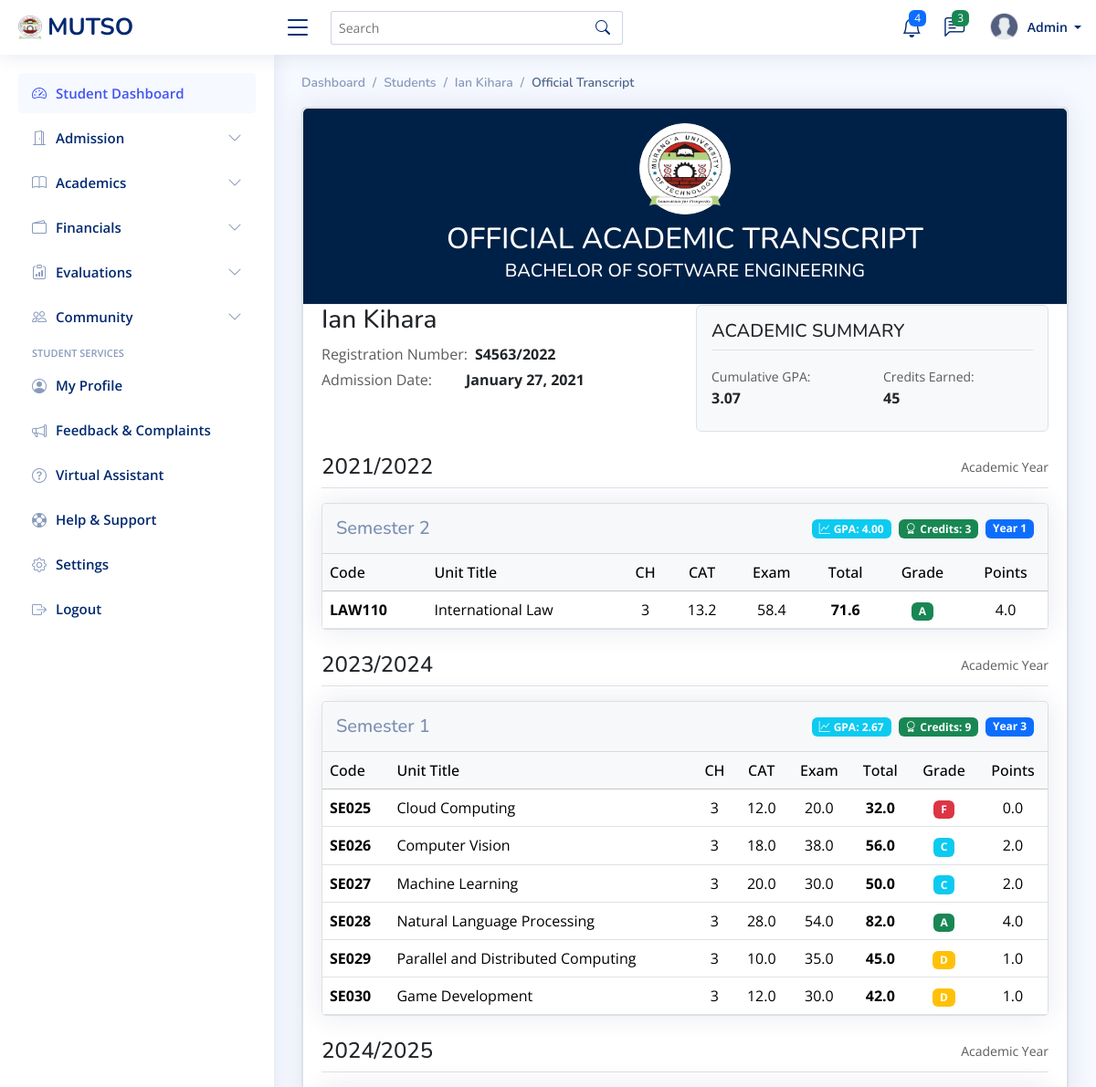
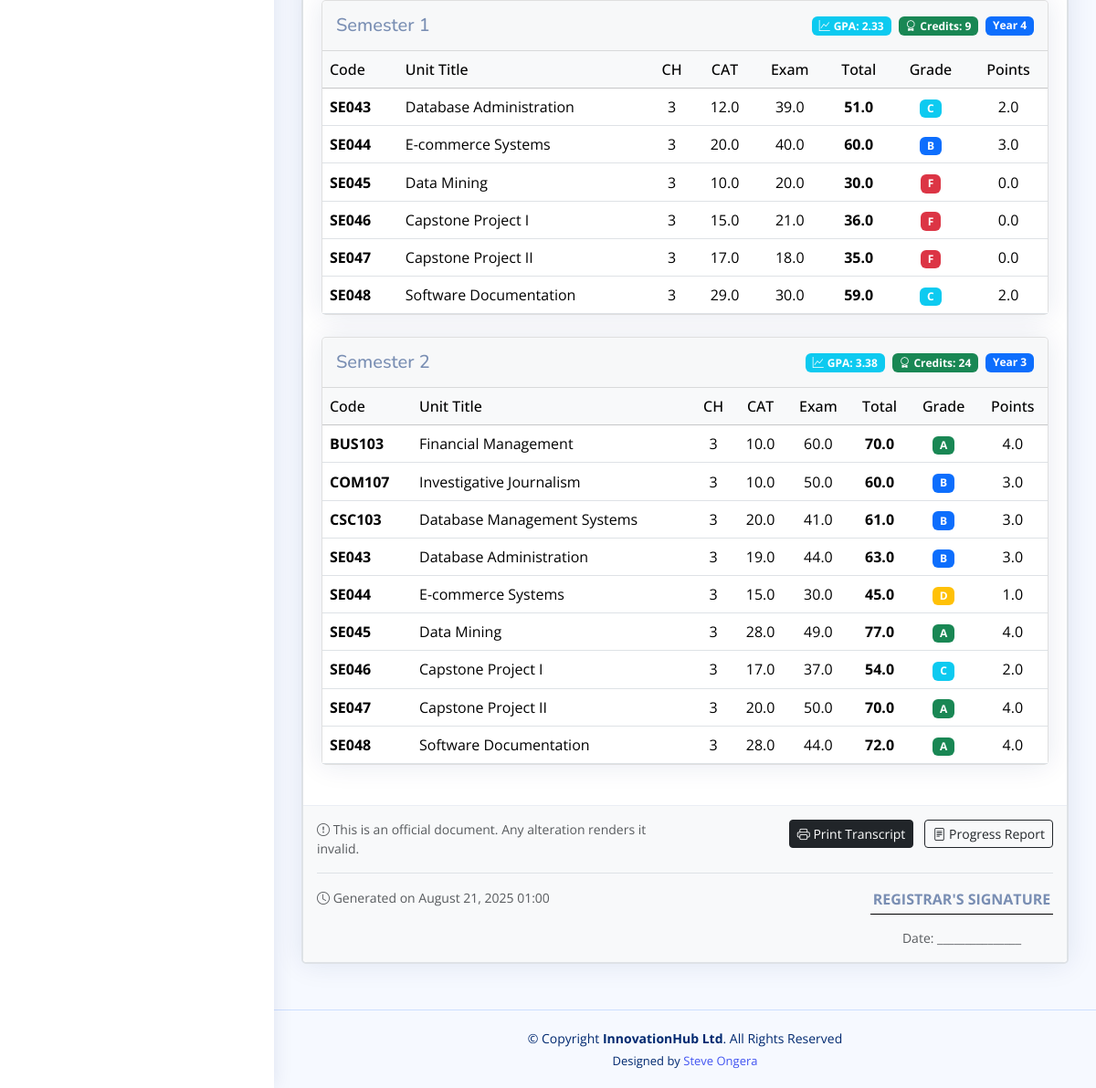
The app's page /student/116/transcript/ with its own data (2 pictures, top to bottom).
### students_portal/models.py (models this page shows, shortened)
class Programme(models.Model):
    name = models.CharField(max_length=200)
    code = models.CharField(max_length=20, unique=True)
    department = models.ForeignKey(Department, on_delete=models.CASCADE, related_name='programmes')
    duration_years = models.IntegerField()
    semesters_per_year = models.IntegerField(default=2)
    description = models.TextField(blank=True, null=True)

class Student(models.Model):
    registration_number = models.CharField(max_length=20, unique=True)
    first_name = models.CharField(max_length=100)
    last_name = models.CharField(max_length=100)
    middle_name = models.CharField(max_length=100, blank=True, null=True)
    id_number = models.CharField(max_length=20, blank=True, null=True)
    profile_picture = models.ImageField(upload_to='lecturer_profiles/', blank=True, null=True)
    programme = models.ForeignKey(Programme, on_delete=models.CASCADE, related_name='students')
    current_year = models.IntegerField()
    current_semester = models.IntegerField()
    date_of_admission = models.DateField()
    expected_graduation_date = models.DateField(blank=True, null=True)
    date_of_birth = models.DateField(blank=True, null=True)
    gender = models.CharField(max_length=10, choices=[
        ('M', 'Male'),
        ('F', 'Female'),
        ('O', 'Other')
    ], blank=True, null=True)
    email = models.EmailField(blank=True, null=True)
    phone_number = models.CharField(max_length=15, blank=True, null=True)
    religion = models.CharField(max_length=50, blank=True, null=True)
    county = models.CharField(max_length=50, blank=True, null=True)
    town = models.CharField(max_length=50, blank=True, null=True)
    postal_address = models.CharField(max_length=100, blank=True, null=True)
    postal_code = models.CharField(max_length=10, blank=True, null=True)
    parent_name = models.CharField(max_length=100, blank=True, null=True)
    parent_phone = models.CharField(max_length=15, blank=True, null=True)
    emergency_contact_name = models.CharField(max_length=100, blank=True, null=True)
    emergency_contact_relationship = models.CharField(max_length=50, blank=True, null=True)
    emergency_contact_phone = models.CharField(max_length=15, blank=True, null=True)
    is_active = models.BooleanField(default=True)
    status = models.CharField(max_length=20, choices=[
        ('active', 'Active'),
        ('inactive', 'Inactive'),
        ('graduated', 'Graduated'),
        ('deferred', 'Deferred'),
        ('suspended', 'Suspended'),
        ('transferred', 'Transferred'),
        ('withdrawn', 'Withdrawn')
    ], default='active')
    entry_mode = models.CharField(max_length=20, choices=[
        ('government_sponsored', 'Government-Sponsored'),
        ('self_sponsored', 'Self-Sponsored'),
        ('parallel', 'Parallel'),
        ('exchange', 'Exchange'),
        ('transfer', 'Transfer')
    ], default='government_sponsored')
    scholarship_info = models.TextField(blank=True, null=True)
    created_at = models.DateTimeField(auto_now_add=True)
    updated_at = models.DateTimeField(auto_now=True)
    def get_full_name(self):
        if self.middle_name:
            return f"{self.first_name} {self.middle_name} {self.last_name}"
        return f"{self.first_name} {self.last_name}"

class AcademicYear(models.Model):
    name = models.CharField(max_length=50)
    start_date = models.DateField()
    end_date = models.DateField()
    is_current = models.BooleanField(default=False)

class Unit(models.Model):
    name = models.CharField(max_length=200)
    code = models.CharField(max_length=20, unique=True)
    description = models.TextField(blank=True, null=True)
    credit_hours = models.IntegerField(default=3)
    is_core = models.BooleanField(default=True)

class StudentUnitGrade(models.Model):
    enrollment = models.OneToOneField(StudentEnrollment, on_delete=models.CASCADE, related_name='final_grade')
    cat_average = models.DecimalField(max_digits=5, decimal_places=2)
    exam_score = models.DecimalField(max_digits=5, decimal_places=2)
    total_score = models.DecimalField(max_digits=5, decimal_places=2, null=True, blank=True)
    grade = models.ForeignKey(GradeSystem, on_delete=models.PROTECT, related_name='student_grades', null=True, blank=True)
    is_pass = models.BooleanField(default=False)
    remarks = models.TextField(blank=True, null=True)

### students_portal/views.py (the view)
# urls.py: path('student/<int:student_id>/transcript/', views.student_official_transcript, name='student_transcript'),
def student_official_transcript(request, student_id):
    student = get_object_or_404(Student, pk=student_id)
    transcript = get_student_transcript(student)
    context = {
        'student': student,
        'transcript': transcript
    }
    return render(request, 'academics/official_transcript.html', context)

### templates/academics/official_transcript.html (shortened to what this page needs)
{% extends "base/base.html" %}
{% load static %}
{% block content %}
<div class="pagetitle">
    <nav>
        <ol class="breadcrumb">
            <li class="breadcrumb-item"><a href="{% url 'admin_dashboard' %}">Dashboard</a></li>
            <li class="breadcrumb-item"><a href="{% url 'database_students_list' %}">Students</a></li>
            <li class="breadcrumb-item"><a href="{% url 'student_detail' student.id %}">{{ transcript.student_info.name }}</a></li>
            <li class="breadcrumb-item active">Official Transcript</li>
        </ol>
    </nav>
</div>
<section class="section">
    <div class="row">
        <div class="col-lg-12">
            <div class="card official-transcript">
                <div class="card-header bg-university text-white py-3">
                    <div class="text-center">
                        <div class="university-seal mb-2 bg-white p-2 rounded-circle d-inline-flex justify-content-center align-items-center border border-light" style="width: 100px; height: 100px;">
                            <img src="{% static 'assets/img/logo.png' %}" alt="University Seal" height="80" class="img-fluid">
                        </div>
                        <h1 class="h2 mb-1">OFFICIAL ACADEMIC TRANSCRIPT</h1>
                        <h3 class="h5">{{ transcript.student_info.programme|upper }}</h3>
                    </div>
                </div>
                <div class="card-body">
                    <div class="student-info mb-4">
                        <div class="row">
                            <div class="col-md-6">
                                <div class="d-flex flex-column">
                                    <h3 class="mb-2">{{ transcript.student_info.name }}</h3>
                                    <div class="d-flex mb-1">
                                        <span class="text-muted me-2" style="min-width: 150px;">Registration Number:</span>
                                        <span class="fw-bold">{{ transcript.student_info.reg_number }}</span>
                                    </div>
                                    <div class="d-flex mb-1">
                                        <span class="text-muted me-2" style="min-width: 150px;">Admission Date:</span>
                                        <span class="fw-bold">{{ transcript.student_info.admission_date|date:"F j, Y" }}</span>
                                    </div>
                                </div>
                            </div>
                            <div class="col-md-6">
                                <div class="academic-summary p-3 border rounded bg-light">
                                    <h5 class="border-bottom pb-2 mb-3">ACADEMIC SUMMARY</h5>
                                    <div class="row">
                                        <div class="col-6">
                                            <div class="mb-2">
                                                <span class="text-muted small">Cumulative GPA:</span>
                                                <span class="fw-bold d-block">{{ transcript.cumulative_summary.gpa|floatformat:2 }}</span>
                                            </div>
                                        </div>
                                        <div class="col-6">
                                            <div class="mb-2">
                                                <span class="text-muted small">Credits Earned:</span>
                                                <span class="fw-bold d-block">{{ transcript.cumulative_summary.total_credits }}</span>
                                            </div>
                                        </div>
                                    </div>
                                </div>
                            </div>
                        </div>
                    </div>
                    {% for year_id, year_data in transcript.academic_years.items %}
                    <div class="academic-year mb-4">
                        <div class="year-header d-flex justify-content-between align-items-center mb-3 border-bottom pb-2">
                            <h4 class="mb-0">{{ year_data.name }}</h4>
                            <div class="text-muted small">Academic Year</div>
                        </div>
                        {% for semester_num, semester_data in year_data.semesters.items %}
                        <div class="semester-card card mb-4">
                            <div class="card-header d-flex justify-content-between align-items-center flex-wrap">
                                <h5 class="mb-2 mb-md-0">Semester {{ semester_num }}</h5>
                                <div class="d-flex flex-wrap gap-2">
                                    <span class="badge bg-info">
                                        <i class="bi bi-graph-up me-1"></i>GPA: {{ semester_data.summary.gpa|floatformat:2 }}
                                    </span>
                                    <span class="badge bg-success">
                                        <i class="bi bi-award me-1"></i>Credits: {{ semester_data.summary.earned_credits }}
                                    </span>
                                    <span class="badge bg-primary">
                                        Year {{ semester_data.units.0.year_of_study|default:1 }}
                                    </span>
                                </div>
                            </div>
                            <div class="card-body p-0">
                                <div class="table-responsive">
                                    <table class="table table-hover mb-0 transcript-table">
                                        <thead class="table-light">
                                            <tr>
                                                <th class="text-nowrap">Code</th>
                                                <th>Unit Title</th>
                                                <th class="text-center">CH</th>
                                                <th class="text-center">CAT</th>
                                                <th class="text-center">Exam</th>
                                                <th class="text-center">Total</th>
                                                <th class="text-center">Grade</th>
                                                <th class="text-center">Points</th>
                                            </tr>
                                        </thead>
                                        <tbody>
                                            {% for unit in semester_data.units %}
                                            <tr>
                                                <td class="fw-bold">{{ unit.code }}</td>
                                                <td>{{ unit.name }}</td>
                                                <td class="text-center">{{ unit.credit_hours }}</td>
                                                <td class="text-center">{{ unit.cat_average|floatformat:1|default:"-" }}</td>
                                                <td class="text-center">{{ unit.exam_score|floatformat:1|default:"-" }}</td>
                                                <td class="text-center fw-bold">{{ unit.total_score|floatformat:1|default:"-" }}</td>
                                                <td class="text-center">
                                                    <span class="badge
                                                        {% if unit.grade == 'A' %}bg-success
                                                        {% elif unit.grade == 'B' %}bg-primary
                                                        {% elif unit.grade == 'C' %}bg-info
                                                        {% elif unit.grade == 'D' %}bg-warning
                                                        {% elif unit.grade == 'E' %}bg-warning
                                                        {% elif unit.grade == 'F' %}bg-danger
                                                        {% else %}bg-secondary{% endif %}">
                                                        {{ unit.grade|default:"-" }}
                                                    </span>
                                                </td>
                                                <td class="text-center">
                                                    {% if unit.grade %}
                                                        {% with grade=unit.grade %}
                                                            {% if grade == 'A' %}4.0
                                                            {% elif grade == 'B' %}3.0
                                                            {% elif grade == 'C' %}2.0
                                                            {% elif grade == 'D' %}1.0
                                                            {% elif grade == 'E' %}0.5
                                                            {% elif grade == 'F' %}0.0
                                                            {% else %}-{% endif %}
                                                        {% endwith %}
                                                    {% else %}-{% endif %}
                                                </td>
                                            </tr>
                                            {% endfor %}
                                        </tbody>
                                    </table>
                                </div>
                            </div>
                        </div>
                        {% endfor %}
                    </div>
                    {% endfor %}
                </div>
                <div class="card-footer bg-light">
                    <div class="row mb-3">
                        <div class="col-md-6">
                            <p class="mb-0 text-muted small">
                                <i class="bi bi-exclamation-circle"></i> This is an official document. Any alteration renders it invalid.
                            </p>
                        </div>
                        <div class="col-md-6 text-md-end">
                            <button class="btn btn-dark btn-sm" onclick="window.print()">
                                <i class="bi bi-printer"></i> Print Transcript
                            </button>
                            {% if student.id %}
                                <a href="{% url 'api_student_progress' student_id=student.id %}" class="btn btn-outline-dark btn-sm ms-2">
                                    <i class="bi bi-file-text"></i> Progress Report
                                </a>
                            {% endif %}
                        </div>
                    </div>
                    <div class="official-footer border-top pt-3">
                        <div class="row">
                            <div class="col-md-6">
                                <p class="text-muted small mb-0">
                                    <i class="bi bi-clock"></i> Generated on {% now "F j, Y H:i" %}
                                </p>
                            </div>
                            <div class="col-md-6 text-md-end">
                                <div class="signature-box d-inline-block text-center">
                                    <p class="mb-1 fw-bold">REGISTRAR'S SIGNATURE</p>
                                    <div class="signature-line"></div>
                                    <p class="text-muted small mb-0">Date: _______________</p>
                                </div>
                            </div>
                        </div>
                    </div>
                </div>
            </div>
        </div>
    </div>
</section>
{% endblock %}

### records on screen
AcademicYear: name "2021/2022"
Unit: code "LAW110", name "International Law"
StudentUnitGrade: cat_average "13.2", exam_score "58.4", total_score "71.6"
AcademicYear: name "2023/2024"
Unit: code "SE025", name "Cloud Computing"
StudentUnitGrade: cat_average "12.0", exam_score "20.0", total_score "32.0"
Unit: code "SE026", name "Computer Vision"
StudentUnitGrade: cat_average "18.0", exam_score "38.0", total_score "56.0"
Unit: code "SE027", name "Machine Learning"
StudentUnitGrade: cat_average "20.0", exam_score "30.0", total_score "50.0"
Unit: code "SE028", name "Natural Language Processing"
StudentUnitGrade: cat_average "28.0", exam_score "54.0", total_score "82.0"
Unit: code "SE029", name "Parallel and Distributed Computing"
StudentUnitGrade: cat_average "10.0", exam_score "35.0", total_score "45.0"
Unit: code "SE030", name "Game Development"
StudentUnitGrade: cat_average "12.0", exam_score "30.0", total_score "42.0"
AcademicYear: name "2024/2025"
Unit: code "SE043" "SE043", name "Database Administration" "Database Administration"
StudentUnitGrade: cat_average "12.0", exam_score "39.0", total_score "51.0"
Unit: code "SE044" "SE044", name "E-commerce Systems" "E-commerce Systems"
StudentUnitGrade: cat_average "20.0", exam_score "40.0", total_score "60.0"
Unit: code "SE045" "SE045", name "Data Mining" "Data Mining"
StudentUnitGrade: cat_average "10.0", exam_score "20.0", total_score "30.0"
Unit: code "SE046" "SE046", name "Capstone Project I" "Capstone Project I"
StudentUnitGrade: cat_average "15.0", exam_score "21.0", total_score "36.0"
Unit: code "SE047" "SE047", name "Capstone Project II" "Capstone Project II"
StudentUnitGrade: cat_average "17.0", exam_score "18.0", total_score "35.0"
Unit: code "SE048" "SE048", name "Software Documentation" "Software Documentation"
StudentUnitGrade: cat_average "29.0", exam_score "30.0", total_score "59.0"
Unit: code "BUS103", name "Financial Management"
StudentUnitGrade: cat_average "10.0", exam_score "60.0", total_score "70.0"
Unit: code "COM107", name "Investigative Journalism"
StudentUnitGrade: cat_average "10.0", exam_score "50.0", total_score "60.0"
Unit: code "CSC103", name "Database Management Systems"
StudentUnitGrade: cat_average "20.0", exam_score "41.0", total_score "61.0"
StudentUnitGrade: cat_average "19.0", exam_score "44.0", total_score "63.0"
StudentUnitGrade: cat_average "15.0", exam_score "30.0", total_score "45.0"
StudentUnitGrade: cat_average "28.0", exam_score "49.0", total_score "77.0"
StudentUnitGrade: cat_average "17.0", exam_score "37.0", total_score "54.0"
StudentUnitGrade: cat_average "20.0", exam_score "50.0", total_score "70.0"
StudentUnitGrade: cat_average "28.0", exam_score "44.0", total_score "72.0"

### other values on screen
{{ transcript.student_info.name }} "Ian Kihara"
{{ transcript.cumulative_summary.gpa|floatformat:2 }} "3.07"
{{ transcript.cumulative_summary.total_credits }} "45"
{{ semester_num }} "2" "1" "1" "2"
{{ semester_data.summary.gpa|floatformat:2 }} "4.00" "2.67" "2.33" "3.38"
{{ semester_data.summary.earned_credits }} "3" "9" "9" "24"
{{ semester_data.units.0.year_of_study|default:1 }} "1" "3" "4" "3"
{{ unit.credit_hours }} "3" "3" "3" "3" "3" "3" "3" "3" "3" "3" "3" "3" "3" "3" "3" "3" "3" "3" "3" "3" "3" "3"
{{ unit.grade|default:"-" }} "A" "F" "C" "C" "A" "D" "D" "C" "B" "F" "F" "F" "C" "A" "B" "B" "B" "D" "A" "C" "A" "A"
